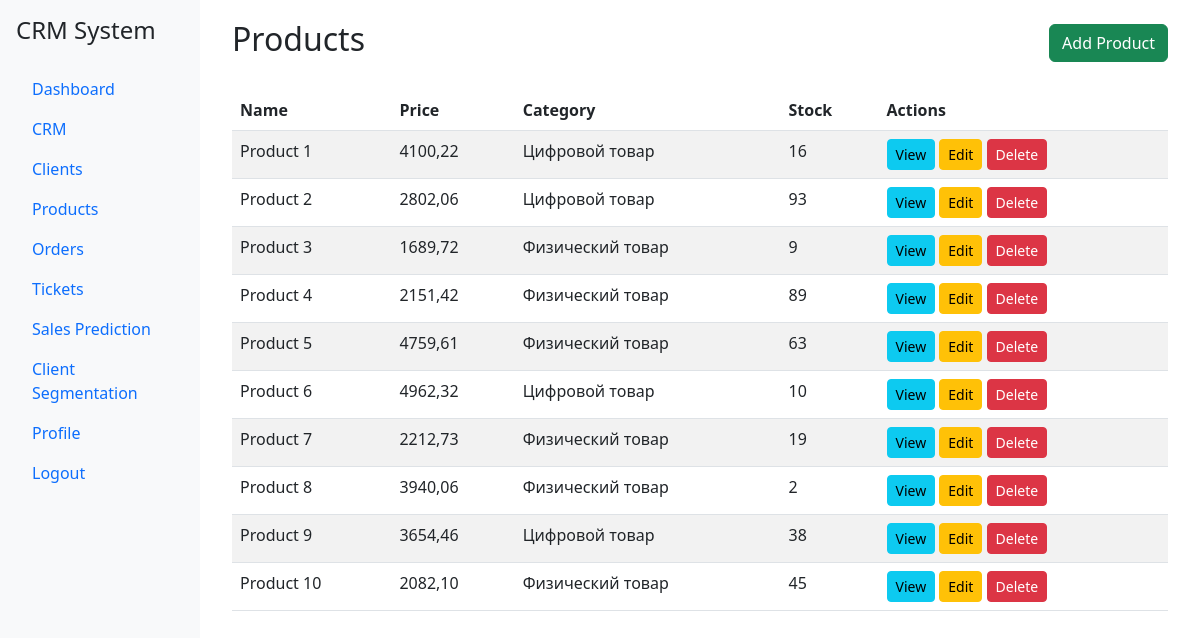
The app's page /crm/products/ with its own data.
### crm/models.py (models this page shows)
class Product(models.Model):
    CATEGORY_CHOICES = [
        ('digital', 'Цифровой товар'),
        ('physical', 'Физический товар'),
    ]
    name = models.CharField(max_length=100)
    price = models.DecimalField(max_digits=10, decimal_places=2)
    category = models.CharField(max_length=20, choices=CATEGORY_CHOICES)
    stock = models.IntegerField(default=0)
    description = models.TextField(blank=True)

### crm/views.py (the view)
# urls.py: path('products/', views.ProductListView.as_view(), name='product_list'),
class ProductListView(ListView):
    model = Product
    template_name = 'crm/product_list.html'
    context_object_name = 'products'
    paginate_by = 10

### crm/templates/crm/product_list.html (shortened to what this page needs)
{% extends 'base.html' %}
{% block content %}
<div class="container">
    <div class="d-flex justify-content-between align-items-center mb-4">
        <h2>Products</h2>
        <a href="{% url 'product_create' %}" class="btn btn-success">Add Product</a>
    </div>
    <table class="table table-striped">
        <thead>
            <tr>
                <th>Name</th>
                <th>Price</th>
                <th>Category</th>
                <th>Stock</th>
                <th>Actions</th>
            </tr>
        </thead>
        <tbody>
            {% for product in products %}
            <tr>
                <td>{{ product.name }}</td>
                <td>{{ product.price }}</td>
                <td>{{ product.get_category_display }}</td>
                <td>{{ product.stock }}</td>
                <td>
                    <a href="{% url 'product_detail' product.pk %}" class="btn btn-sm btn-info">View</a>
                    <a href="{% url 'product_update' product.pk %}" class="btn btn-sm btn-warning">Edit</a>
                    <a href="{% url 'product_delete' product.pk %}" class="btn btn-sm btn-danger">Delete</a>
                </td>
            </tr>
            {% endfor %}
        </tbody>
    </table>
</div>
{% endblock %}

### records on screen
Product: name "Product 1", price "4100,22", category "Цифровой товар", stock "16"
Product: name "Product 2", price "2802,06", category "Цифровой товар", stock "93"
Product: name "Product 3", price "1689,72", category "Физический товар", stock "9"
Product: name "Product 4", price "2151,42", category "Физический товар", stock "89"
Product: name "Product 5", price "4759,61", category "Физический товар", stock "63"
Product: name "Product 6", price "4962,32", category "Цифровой товар", stock "10"
Product: name "Product 7", price "2212,73", category "Физический товар", stock "19"
Product: name "Product 8", price "3940,06", category "Физический товар", stock "2"
Product: name "Product 9", price "3654,46", category "Цифровой товар", stock "38"
Product: name "Product 10", price "2082,10", category "Физический товар", stock "45"
